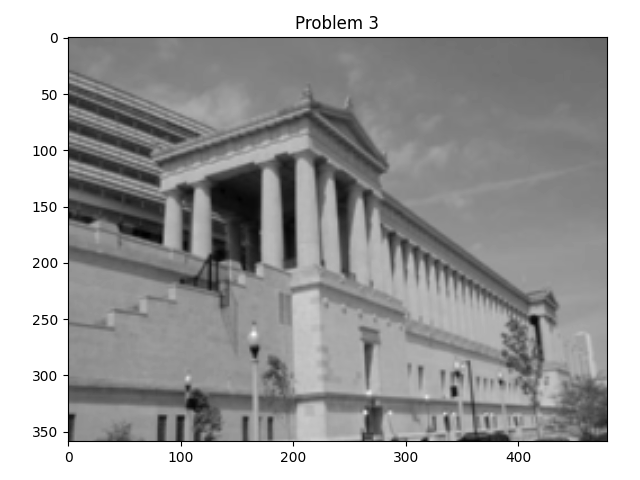

Python code for this plot:
import matplotlib.image as mpimg
import numpy as np
from scipy import ndimage
import matplotlib.pyplot as plt
from math import ceil, log10, floor

def plot(data, title):  # This function is for plot the image
    plt.imshow(data)
    plt.gray()
    plt.title(title)


def PSNR(original, compressed):  # This function for calculating PSNR value
    mse = np.mean((original - compressed) ** 2)
    maxl = 255.0
    psnr = 10 * log10(maxl ** 2 / mse)
    return psnr


def downSample(data):  # For taking the downs sample
    lenheight = ceil(len(data) / 2)
    lenwidth = ceil(len(data[0]) / 2)

    newSample = []
    for i in range(0, lenheight):
        newRow = []

        for j in range(0, lenwidth):
            newRow.append(data[i * 2][j * 2])
        newSample.append(newRow)
    return np.array(newSample)

def allZero(lenheight, lenwidth, data):
    # For creating All zero array  and, changing odd indexed values with values from down sampled array
    newSample = []
    for i in range(lenheight):
        newRow = []
        for j in range(lenwidth):
            if (i % 2 == 1) or (j % 2 == 1):
                newRow.append(0)
            else:
                newRow.append(data[floor((i + 1) / 2)][floor((j + 1) / 2)])

        newSample.append(newRow)
    return np.array(newSample)


img = mpimg.imread("original.jpg")  # For reading the image
imgData = np.array(img, dtype=float)  # Convert to floating point

lowPass3x3filter = np.array([[1 / 9, 1 / 9, 1 / 9],
                             [1 / 9, 1 / 9, 1 / 9],
                             [1 / 9, 1 / 9, 1 / 9]])

lowpass3x3 = ndimage.convolve(imgData, lowPass3x3filter, mode="nearest")
# If i use mode nearest, The input is extended by replicating the last pixel.


downSampled = downSample(lowpass3x3)

allZero = allZero(359, 479, downSampled)

newFilter = np.array([[.25, .5, .25],  # Filter for 5th part
                      [.5, 1, .5],
                      [.25, .5, .25]])

final = ndimage.convolve(allZero, newFilter, mode="constant", cval=0)
# I use constant mode and 0 value for it,
# becuase in matlab default mode of imfilter is constant value 0 for edges

plot(final, "Problem 3")
plt.show()
print(round(PSNR(imgData, final), 3))
############################
